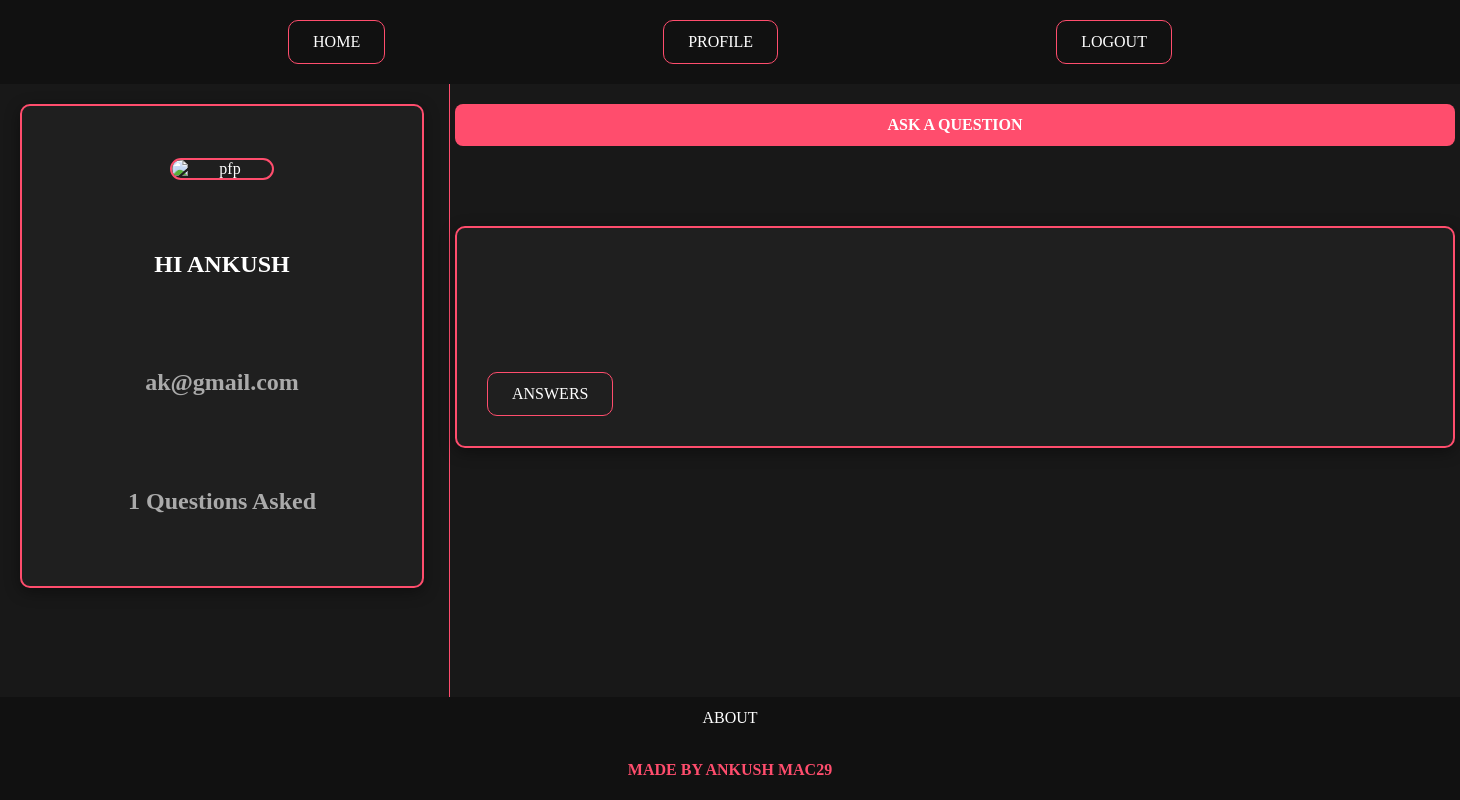
Before: /user (signed in) with the older database file.
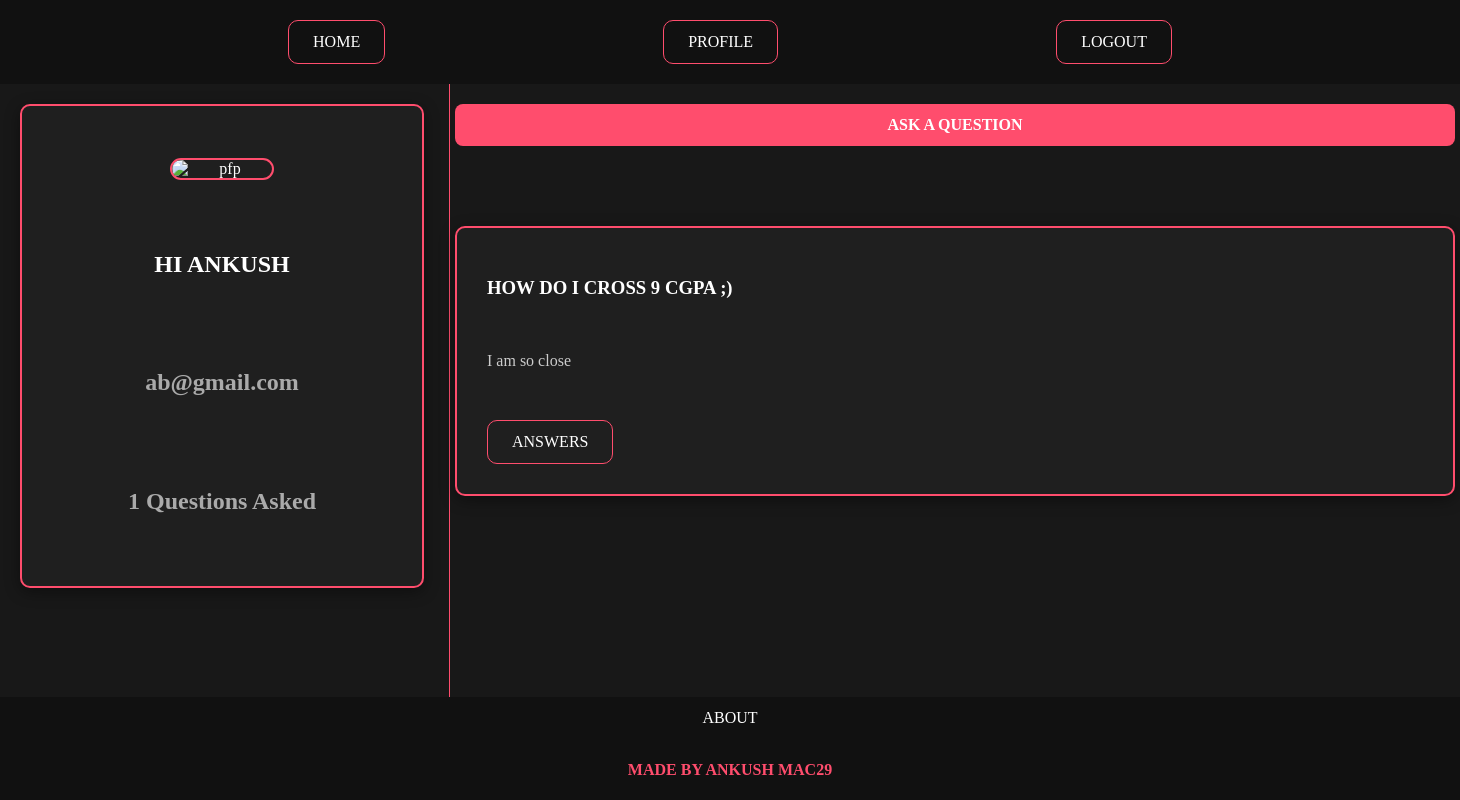
After: the same page with the newer database file.
### model.py (models this page shows)
class student(db.Model):
    id=db.Column(db.Integer,primary_key=True)
    name=db.Column(db.String(50),nullable=False)
    email=db.Column(db.String(50),nullable=False,unique=True)
    password=db.Column(db.String(50),nullable=False)
    questions=db.relationship("question",backref="author")
    answers=db.relationship("answer",backref="author")

class question(db.Model):
    id=db.Column(db.Integer,primary_key=True)
    title=db.Column(db.String(100),nullable=False)
    body=db.Column(db.Text)
    user_id=db.Column(db.Integer,db.ForeignKey("student.id"))
    answer=db.relationship("answer",backref="question")

### profile.py (the view)
@profile.route("/user")
def user():
    if "id" in session:
        user=db.session.get(student,session["id"])
        return render_template("user.html",user=user)
    else:
        return redirect(url_for("auth.login"))

### templates/user.html
{% extends "base.html" %} {% block title %}USER{% endblock %} {% block content
%}
<main class="profile_layout">
  <aside>
    <div class="profile_card">
      <img src="https://i.redd.it/vvzpigme0ds61.jpg" alt="pfp" width="100px" />
      <h1>HI {{user.name}}</h1>
      <h2>{{user.email}}</h2>
      <h2 class="post-count">{{ user.questions|length }} Questions Asked</h2>
    </div>
  </aside>
  <section>
    <a href="/ask" class="btn-ask">ASK A QUESTION</a>
    {% for q in user.questions %}
    <article class="card">
      <div class="question card">
      <h3>{{ q.title }}</h3>
      <p>{{ q.body }}</p>
      <a href="/answer/{{q.id}}">ANSWERS</a>
      </div>
    </article>
    {% endfor %}
  </section>
</main>
{% endblock %}

Changed rows visible on the page:
changed student "ANKUSH": email "ak@gmail.com" → "ab@gmail.com"
added question: title "HOW DO I CROSS 9 CGPA ;)", body "I am so close"
